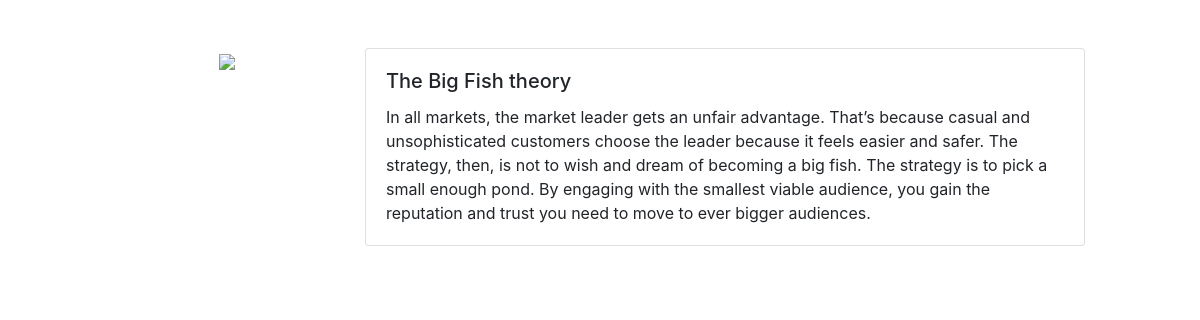
The page /blog/the-big-fish-theory on the database its author committed.
### blog/models.py (models this page shows, shortened)
class BlogPost(models.Model):
    author = models.ForeignKey(User, default=1, null=True, on_delete=models.SET_NULL)
    title = models.CharField(max_length=120)
    content = models.TextField(null=True, blank=True)
    slug = models.SlugField(unique=True)

### blog/views.py (the view)
# urls.py: path('<str:slug>', views.blogpost),
def blogpost(request, slug):
    template_name = 'blog/blogpost.html'
    blogpost_obj = get_object_or_404(BlogPost,slug=slug)
    context = {"object": blogpost_obj}
    return render(request, template_name, context)

### blog/templates/blog/blogpost.html
{% extends 'main_left_sidebar.html' %}
{% block content %}
    {% include 'blog/list_inline.html' with blog_post=object truncate=False detail=True %}
{% endblock content %}
{% block sidebar %}
    <div class="row">
        <div class="col-md-2 mx-auto">
                <img src='https://buyerclub.in/wp-content/uploads/2019/10/Logo.png' width="150px" />
        </div>
    </div>
{% endblock sidebar %}

### blog/templates/blog/list_inline.html (shortened to what this page needs)
<div class="card">
    <div class="card-body">
        <h5 class="card-title">{{blog_post.title}}</h5>
        {% if truncate %}
            <p class="card-text">{{blog_post.content|truncatewords:30}}</p>
        {% else %}
        <p class="card-text">{{blog_post.content}}</p>
        {% endif %}
    </div>
</div>

### rows shown on the page
BlogPost: title "The Big Fish theory", content "In all markets, the market leader gets an unfair advantage. That’s because casual and unsophisticated customers choose the leader because it feels easier and safer. The strategy, then, is not to wish and dream of becoming a big fish. The strategy is to pick a small enough pond. By engaging with the smallest viable audience, you gain the reputation and trust you need to move to ever bigger audiences."
